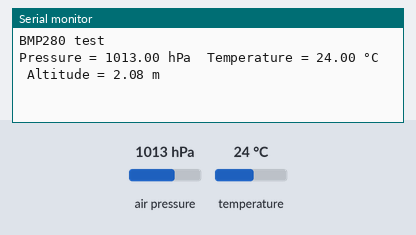
This sketch was run on a simulated Arduino Uno, built with avr-gcc and run on an emulated ATmega328P. Shown: the last lines printed to the serial monitor. The inputs (shaded band) are chosen by the test bench; at power-on: air pressure 1013 hPa, temperature 24 °C.

Above: at 1.2 s.
1.3 s: air pressure set to 952 hPa
At 3.2 s:
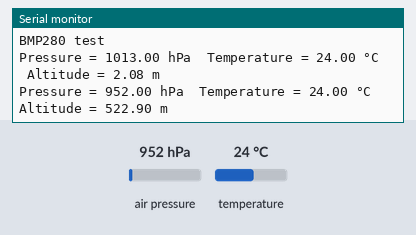
3.6 s: temperature set to 12 °C
At 5.0 s:
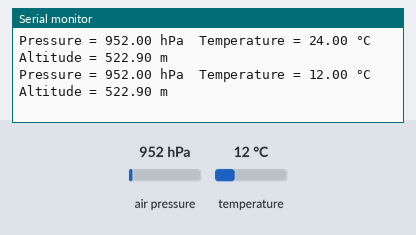
5.9 s: air pressure set to 975 hPa
At 6.7 s:
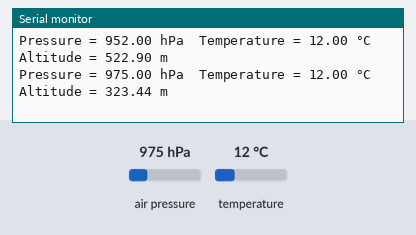
Timing chart, 0 to 8.9 s (numbered marks = the images above; inputs shaded):
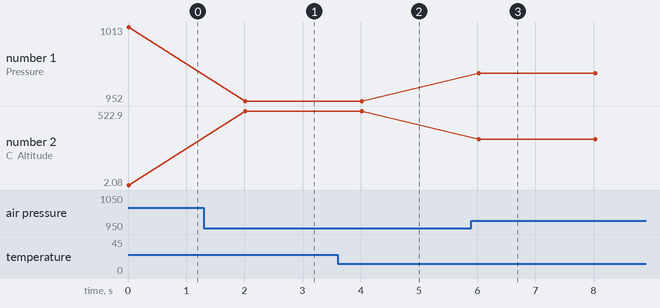

The sketch:

bmp180.ino
```cpp
#include <Wire.h>
#include <Adafruit_Sensor.h>
#include <Adafruit_BMP280.h>

Adafruit_BMP280 bmp; // I2C

// Настройка давления на уровне моря (в hPa):
#define SEALEVELPRESSURE_HPA (1013.25)

void setup() {
  Serial.begin(9600);
  while (!Serial); // Wait for serial port to open (for some boards)

  Serial.println(F("BMP280 test"));

  if (!bmp.begin(0x76)) {  // Address 0x76 or 0x77, depending on your sensor
    Serial.println(F("Could not find a valid BMP280 sensor, check wiring!"));
    while (1);
  }
}

void loop() {
  Serial.print(F("Pressure = "));
  Serial.print(bmp.readPressure() / 100.0F);  // hPa
  Serial.print(" hPa\t");

  Serial.print(F("Temperature = "));
  Serial.print(bmp.readTemperature());       // °C
  Serial.print(" °C\t");

  Serial.print(F("Altitude = "));
  Serial.print(bmp.readAltitude(SEALEVELPRESSURE_HPA)); // метры
  Serial.println(" m");

  delay(2000);
}
```

Measured:
- after the input at 1.3 s, the serial monitor: prints a new line after 0.71 s (image 1)
- after the input at 3.6 s, the serial monitor: prints a new line after 0.42 s (image 2)
- after the input at 5.9 s, the serial monitor: prints a new line after 0.13 s (image 3)
- plotted number 1: 1013 → 952 after the input at 1.3 s, 952 → 975 after the input at 5.9 s
- plotted number 2: 2.08 → 522.9 after the input at 1.3 s, 522.9 → 323.44 after the input at 5.9 s
